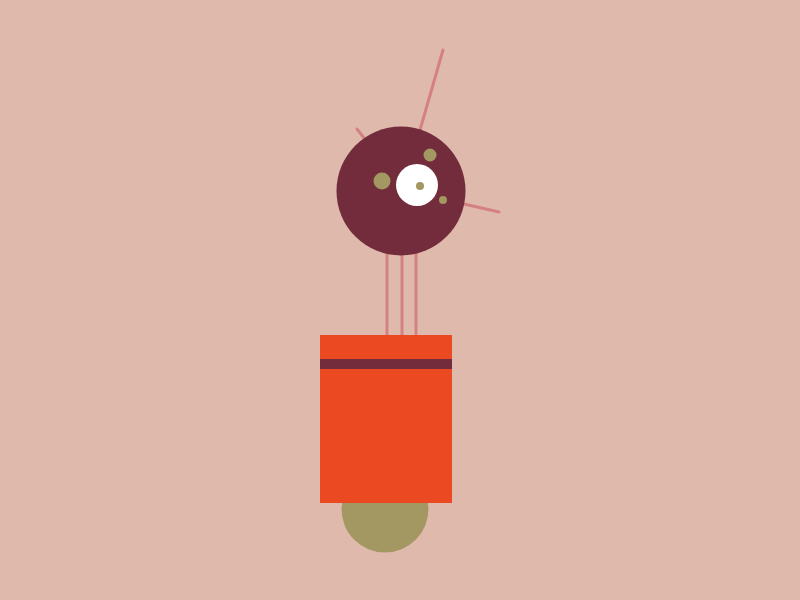
Frame 1 (no input)
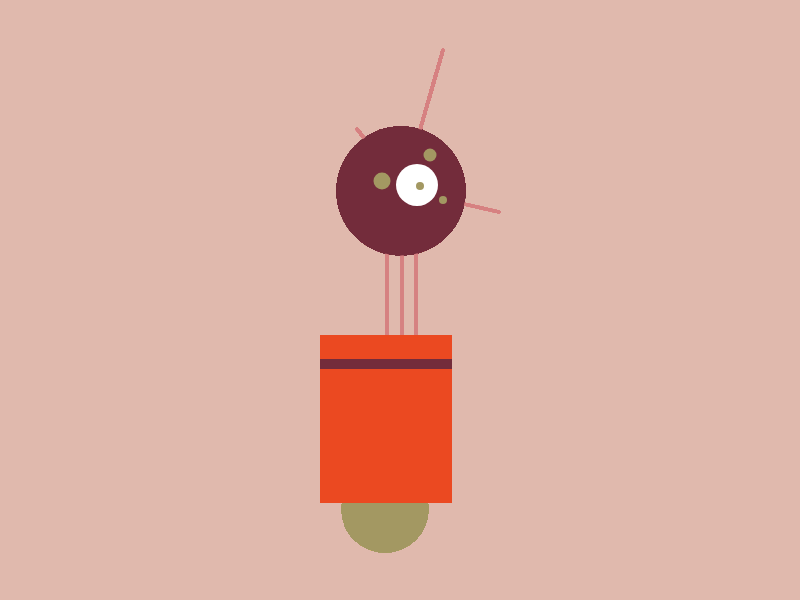
Frame 60 (no input)
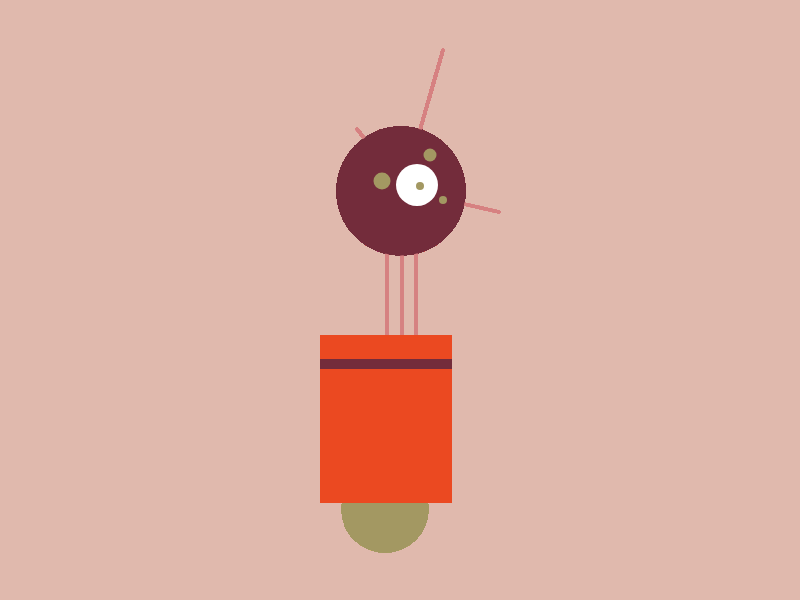
Frame 120 (the mouse pressed at the canvas centre since frame 60)

The p5.js sketch that drew these frames (run headless with seeded random() and noise() and a simulated clock; from frame 60 on, the mouse is pressed at the canvas centre):

// p5.js sketch
// ── sketch.js
function setup() {
  
  createCanvas(800,600);
  colorMode(HSB);
  background(14,23,88);
  strokeWeight(3);
}

function draw() {
  
  // Antennas

  stroke(0,40,84);
  line(357,129,364,138);
  
  stroke(0,40,84);
  line(443,50,420,130);
  
  stroke(0,40,84);
  line(464,204,499,212);

  // Neck
  
  stroke(0,40,84);
  line(387,253,387,335);
  
  stroke(0,40,84);
  line(402,255,402,335);
  
  stroke(0,40,84);
  line(416,252,416,335);
  
  // Head
  
  fill(347,62,45);
  noStroke();
  ellipse(401,191,129,129);

  // Eyes
  
  fill(50,40,64); 
  ellipse(430,155,13,13);
  
  fill(50,40,64);
  ellipse(382,181,17,17);
  
  fill(50,40,64);
  ellipse(443,200,8,8);
  
  fill(12,0,100);
  ellipse(417,185,42,42);
  
  fill(50,40,64);
  ellipse(420,186,8,8);
  
  //Feet
  
  fill(50,40,64);
  ellipse(385,509,87,87);
  
  // Body
  
  fill(12,86,92);
  rect(320,335,132,168);
  
  fill(347,62,45);
  rect(320,359,132,10);
  
}
